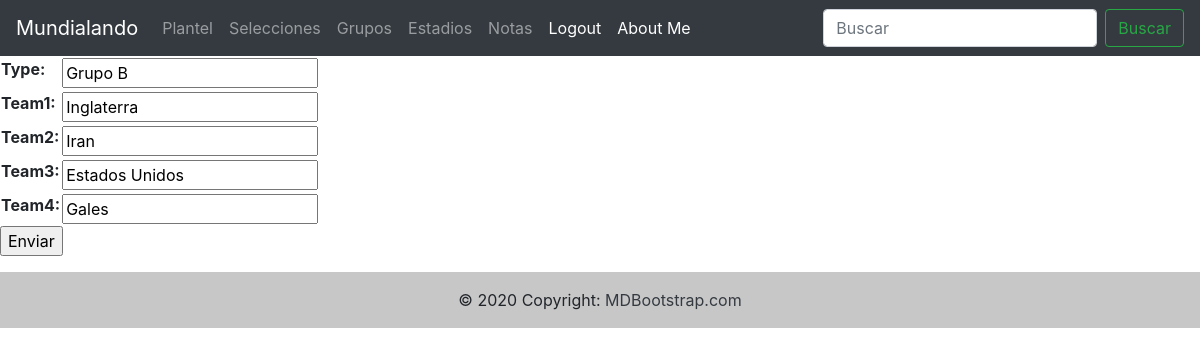
The app's page /groups/editar-grupo/2/ (signed in) with its own data.
### groups/models.py (models this page shows, shortened)
class Groups(models.Model):
    type= models.CharField(max_length=40)
    team1=models.CharField(max_length=40)
    team2=models.CharField(max_length=40)
    team3=models.CharField(max_length=40)
    team4=models.CharField(max_length=40)
    class Meta:
        verbose_name= "Group"
        verbose_name_plural= "Groups"

### groups/views.py (the view)
# urls.py: path("editar-grupo/<int:pk>/", update_group, name="update_group")
@login_required
def update_group(request, pk):
    if request.user.is_superuser:
        if request.method=="POST":
            form= Formulario_grupos(request.POST)
            if form.is_valid():
                group= Groups.objects.get(pk=pk)
                group.type = form.cleaned_data['type']
                group.team1 = form.cleaned_data['team1']
                group.team2 = form.cleaned_data['team2']
                group.team3 = form.cleaned_data['team3']
                group.team4= form.cleaned_data["team4"]
                group.save()
                return redirect(list_groups)
        elif request.method =="GET":
            group= Groups.objects.get(pk=pk)
            form= Formulario_grupos(initial={
                                            "type": group.type,
                                            "team1": group.team1,
                                            "team2": group.team2,
                                            "team3": group.team3,
                                            "team4": group.team4,
                                            })
            context={"form":form}
            return render(request, "groups/update_group.html", context=context)
    return redirect("login")

### groups/forms.py
class Formulario_grupos(forms.Form):
    type= forms.CharField(max_length=40)
    team1=forms.CharField(max_length=40)
    team2=forms.CharField(max_length=40)
    team3=forms.CharField(max_length=40)
    team4=forms.CharField(max_length=40)

### templates/groups/update_group.html (shortened to what this page needs)
{% extends "base.html" %}
{% block contenido_que_cambia %}
<form action="" method="POST">
    <table>
        {{form.as_table}}
    </table>
    <p><input type="submit" value="Enviar"></p>
    </form>
{% endblock %}

### records on screen
Groups: type "Grupo B", team1 "Inglaterra", team2 "Iran", team3 "Estados Unidos", team4 "Gales"
